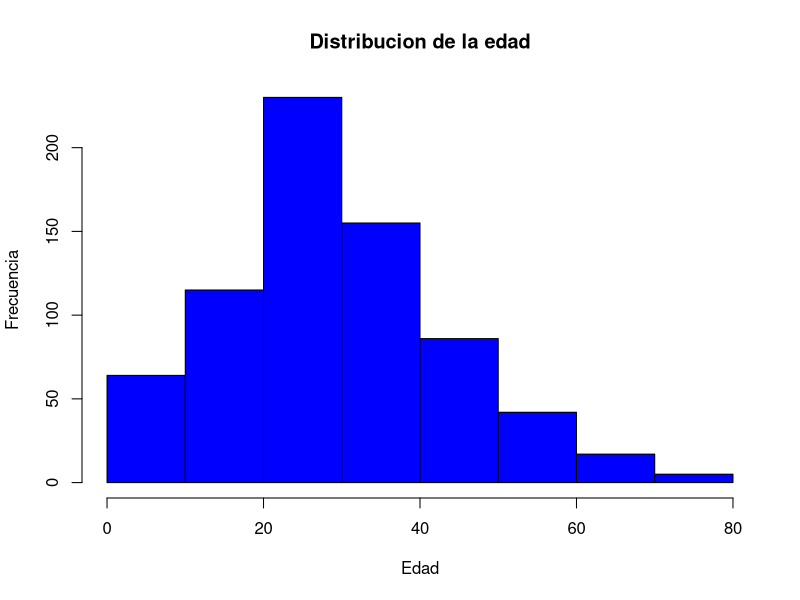
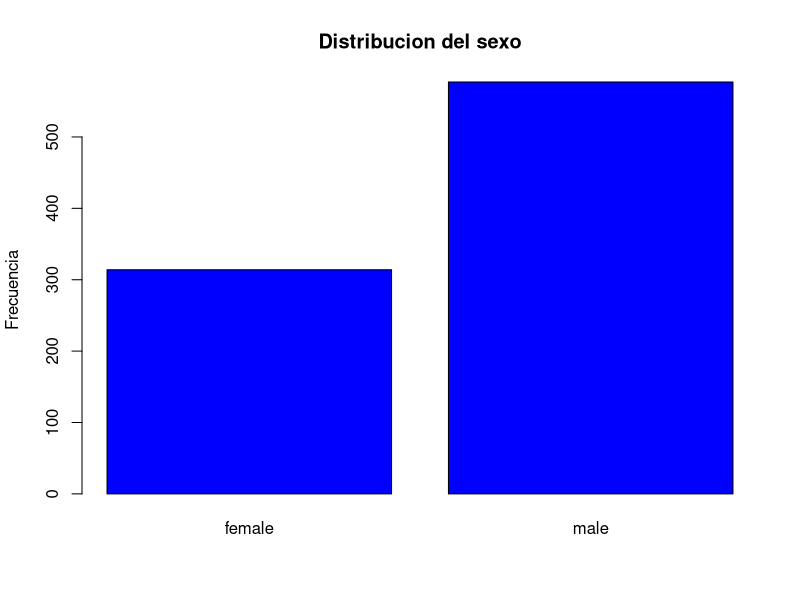
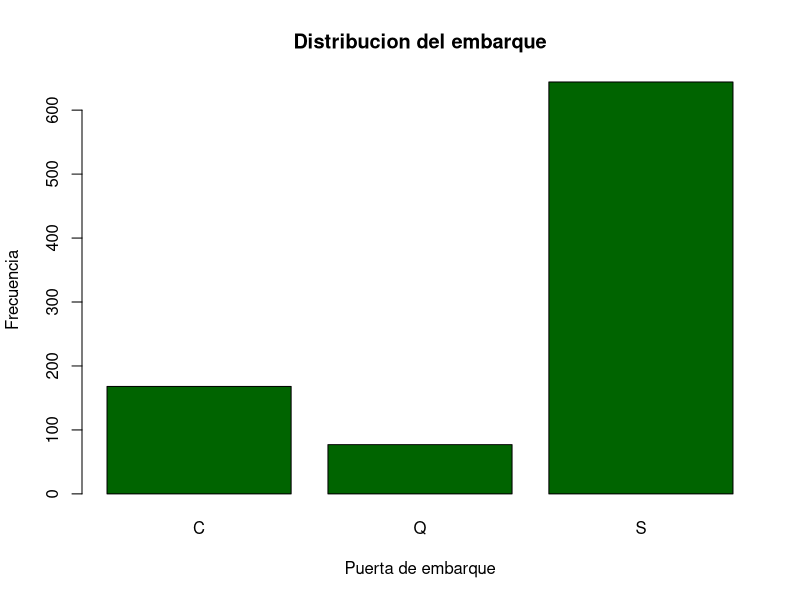

R code for these plots, in order:
# Lo primero es borrar el data frame

rm(list=ls())

# Cargamos los datos

df2 <- read.csv("Ejemplo_2mod.csv",header = TRUE,sep = ";", stringsAsFactors = T)

# Lo primero como siempre es conocer los datos

summary(df2)
table(df2$Survived,df2$Sex)

# Observamos que "survived" lo ha tomado como numerico cuando es un factor por lo que hay que cambiarlo
# Lo mismo ocurre con la clase

df2$Survived <- as.factor(df2$Survived)
df2$Pclass <- as.factor(df2$Pclass)

# Cuando tenemos un variable que es un factor podemos ver los valores que toma

levels(df2$Cabin) # Hay que corrigir 
levels(df2$Embarked) 
levels(df2$Survived)
levels(df2$Pclass)
levels(df2$Sex)

table(df2$Sex)

# Aquellos valores que vienen en blanco son valores perdidos
# Debemos convertirlos en NAs para poder trabajar mejor con ellos.

levels(df2$Cabin)[1]<-NA
levels(df2$Embarked)[1]<-NA

# En la variable sexo hay variables erroneas que debemos corregir

# Una opcion es hacerlo a mano pero hay que corregir cada tipo de error.

df2$Sex[df2$Sex=="mle"]="male"

# Miramos los valores posibles de sex otra vez

table(df2$Sex)


# Vemos que no hay ningun "mle" y han pasado a ser "male", pero aunque haya 0 "mle", 
# la variable "mle" no ha desaparecido, y eso no nos interesa. 

# Otra opcion es definir los correctos y ordenarle que haga los cambios necesarios.
# Aproxima cada palabra a la que mas se parezca de las correctas.
# Se le puede poner un limite.

library(stringdist) # importamos librería
correcto = c("female", "male") # Creamos un diccionario con las palabras correctas
amatch("bilbo",correcto,maxDist=3) # Linea de codigo de MUESTRA. No hacer caso ha esta linea...
match = amatch(df2$Sex,correcto,maxDist=3) 
corregidos = correcto[match]
res = cbind.data.frame(df2$Sex,corregidos)
table(df2$Sex,corregidos)
table(df2$Survived,corregidos)
table(df2$Survived,df2$Sex)
table(res$corregidos)

#Ahora hay que sustituir en df2 la nueva variable corregida
df2=cbind(df2,res$corregidos)
df2$Sex=NULL
names(df2)[names(df2)=="res$corregidos"]="Sex"

# Comprobamos que han hecho los cambios 

table(df2$Sex)
df2$Sex = as.factor(df2$Sex)
levels(df2$Sex)

# En caso de que nos interese se puede separar el apellido del nombre

library(plyr)
a = strsplit(as.character(df2$Name), split = ",")

a[[3]][2]

apellido = c()
for (i in 1:length(a)){
  ape = a[[i]][1]
  apellido = rbind(apellido,ape) # Si no inicializamos el vector apellido = c(), nos daría error
}

apellido = as.data.frame(apellido)

b = ldply(strsplit(as.character(df2$Name), split = ","))[[1]] # De está manera creamos un vector

c = ldply(strsplit(as.character(df2$Name), split = ",")) # Si no ponemos [[i]] nos crea un dataframe

df2$apellido <- ldply(strsplit(as.character(df2$Name), split = ","))[[1]] # De esta manera creamos una nueva varaible y metemos el vector en él
df2$apellido <- as.factor(df2$apellido)
df2$nombre=ldply(strsplit(as.character(df2$Name), split = ","))[[2]]
df2$nombre=as.factor(df2$nombre)




# Esto nos puede servir para encontrar parentescos en caso de necesidad.

# Eliminamos las variables que no nos interesan

df2$PassengerId <- NULL
df2$Name <- NULL

df2$Vuelta = paste0(df2$apellido, ", ", df2$nombre)
# Una vez que hemos llegado a este punto tenemos los datos limpios y sin errores.
# Ahora es el momento de decidir que se hace con los valores perdidos.
# Antes de tomar ninguna decision un grafico puede ayudar.

# En la variable edad habia valores perdidos.
# Es una variable continua por lo que usamos un grafico de barras

hist(df2$Age,main = "Distribucion de la edad", xlab = "Edad", ylab = "Frecuencia", col= "blue")
#plot(df2$Age,main = "Distribucion de la edad", xlab = "Edad", ylab = "Frecuencia", col= "blue")

# ?Observais algo en los datos?
# La distribucion presenta una peque?a cola hacia la derecha.
# Esto podria condicionar un modelo de regresion para estimarla.


# Para variables categoricas es mas adecuado un plot

plot(df2$Sex,main = "Distribucion del sexo", xlab = NULL, ylab = "Frecuencia", col= "blue")
plot(df2$Embarked,main = "Distribucion del embarque", xlab = "Puerta de embarque", ylab = "Frecuencia", col= "darkgreen")
